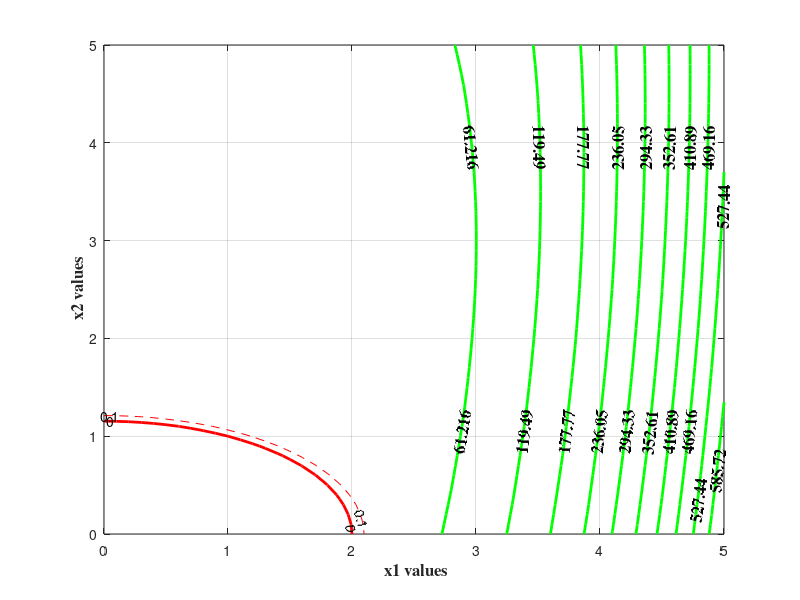

The MATLAB script that drew this image: (Note: this script raises an error after producing the figure.)
%	% EGR611-HW1-Prob4_2
%
%  Minimize f(x1,x2) = x1**4 - 2*(x1**2)*x2 + x1**2 + x1*x2**2 - 2*x1 + 4
%
%			h1(x1,x2) = x1**2 + x2**2 - 4 = 0
% 
%           g1(x1,x2) : 0.25*x1**2 + 0.75*x2**2 - 1 <= 0
%
%			0 <= x1 <= 5
%           0 <= x2 <= 5
%
%----------------------------------------------------------------
clear all;
close all;
x1=0:0.1:5;	% the semi-colon at the end prevents the echo 
x2=0:0.1:5;	% these are also the side constraints

for i=1:51  
    for j=1:51
        x1ij=x1(j);    
        x2ij=x2(i);
        f1(i,j) = x1ij^4 - 2*(x1ij^2)*x2ij + x1ij^2 + x1ij*x2ij^2 - 2*x1ij + 4;  
        ineq1(i,j) = 0.25*x1ij^2 + 0.75*x2ij^2 - 1;
        eq1(i,j) = x1ij^2 + x2ij^2 - 4 ;
    end
end
%%%%%%%%%%%%%%%%%%%%%%%%%%%%%%%%%%%%%%%%%%%%%%%%
% the objecive function is evaluated over the entire mesh
[C,h] = contour(x1,x2,f1,'g'); %clabel(C,h);
clabel(C,h,'FontName','times','FontSize',12,'FontWeight','bold');
set(h,'LineWidth',2);

xlabel(' x1 values','FontName','times','FontSize',12,'FontWeight','bold');	
ylabel(' x2 values','FontName','times','FontSize',12,'FontWeight','bold');

grid on;
hold on;

%%%%%%%%%%%%%%%%%%%%%%%%%%%%%%%%%%%%%%%%%%%%%%%%
% ineq1 is plotted [at the contour value of 0]
[C1,h1] = contour(x1,x2,ineq1,[0,0],'r-'); clabel(C1,h1);
set(h1,'LineWidth',2);
[C1,h1] = contour(x1,x2,ineq1,[0.1,0.1],'r--'); clabel(C1,h1);
gtext('g1'); % Place the string 'g1' on the plot where mouse is clicked

%%%%%%%%%%%%%%%%%%%%%%%%%%%%%%%%%%%%%%%%%%%%%%%%
[C2,h2] = contour(x1,x2,eq1,[0,0],'b-'); clabel(C2,h2);
set(h2,'LineWidth',2);
gtext('h1');
hold off




